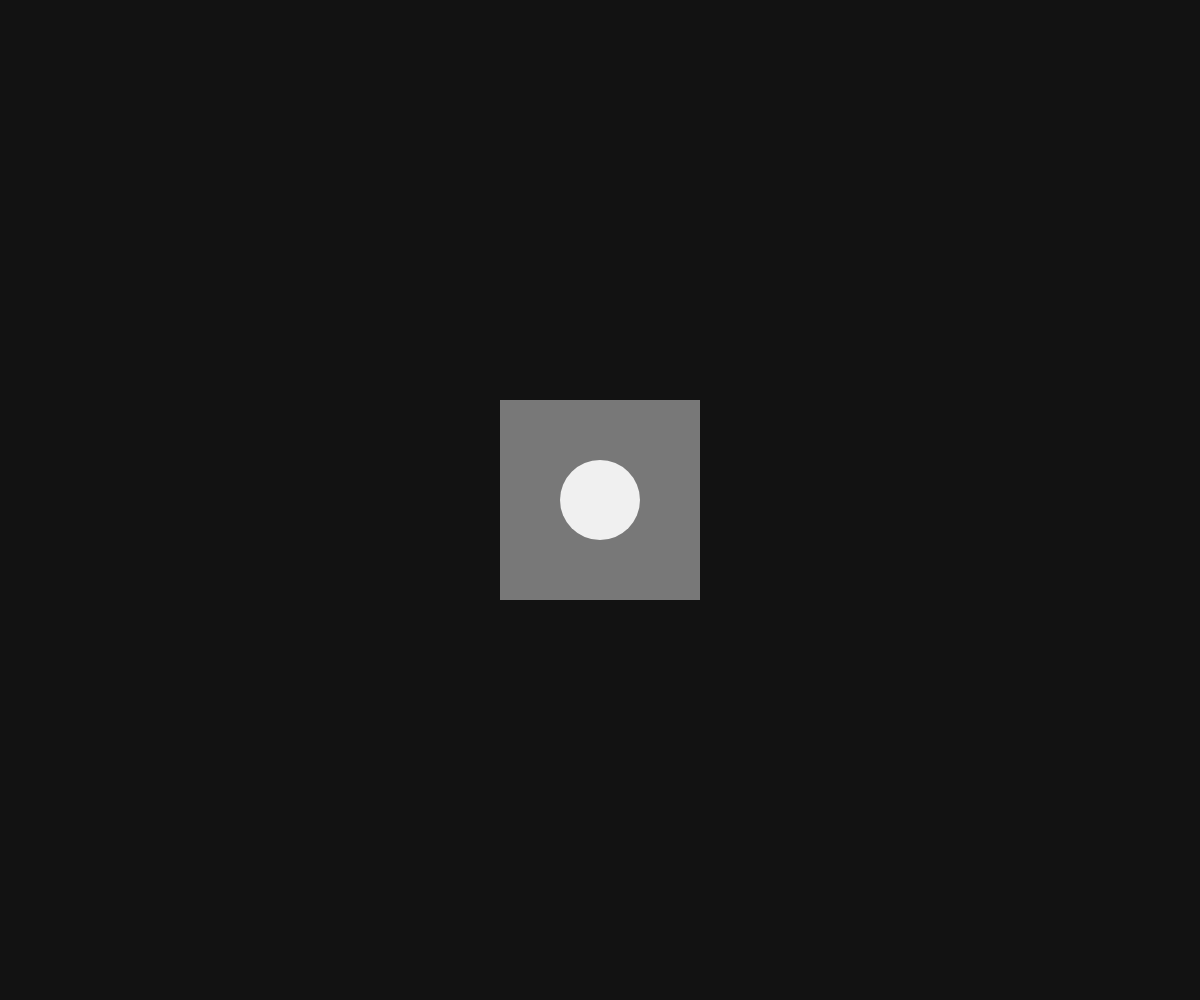
Frame 1 (no input)
Frame 60 (no input): identical to frame 1, image omitted
Frame 120 (the mouse pressed at the canvas centre since frame 60): identical to frame 1, image omitted

The p5.js sketch that drew this single still picture (run headless with seeded random() and noise() and a simulated clock; from frame 60 on, the mouse is pressed at the canvas centre):

// p5.js sketch
// ── sketch.js
// bad-frozen — the loop runs, the console is clean, and every frame is identical.
// It never calls noLoop(), so it makes no claim to be static: isLooping() is true and
// frameCount climbs. "Running correctly on silence" — no fixed check can see this,
// only the motion(idle) frame-diff assertion can.

function setup() {
  createCanvas(windowWidth, windowHeight);
  randomSeed(1);
  noiseSeed(1);
  noStroke();
}

function draw() {
  background(18);

  fill(120);
  rect(width / 2 - 100, height / 2 - 100, 200, 200);

  fill(240);
  ellipse(width / 2, height / 2, 80, 80);
}

function windowResized() {
  resizeCanvas(windowWidth, windowHeight);
}
